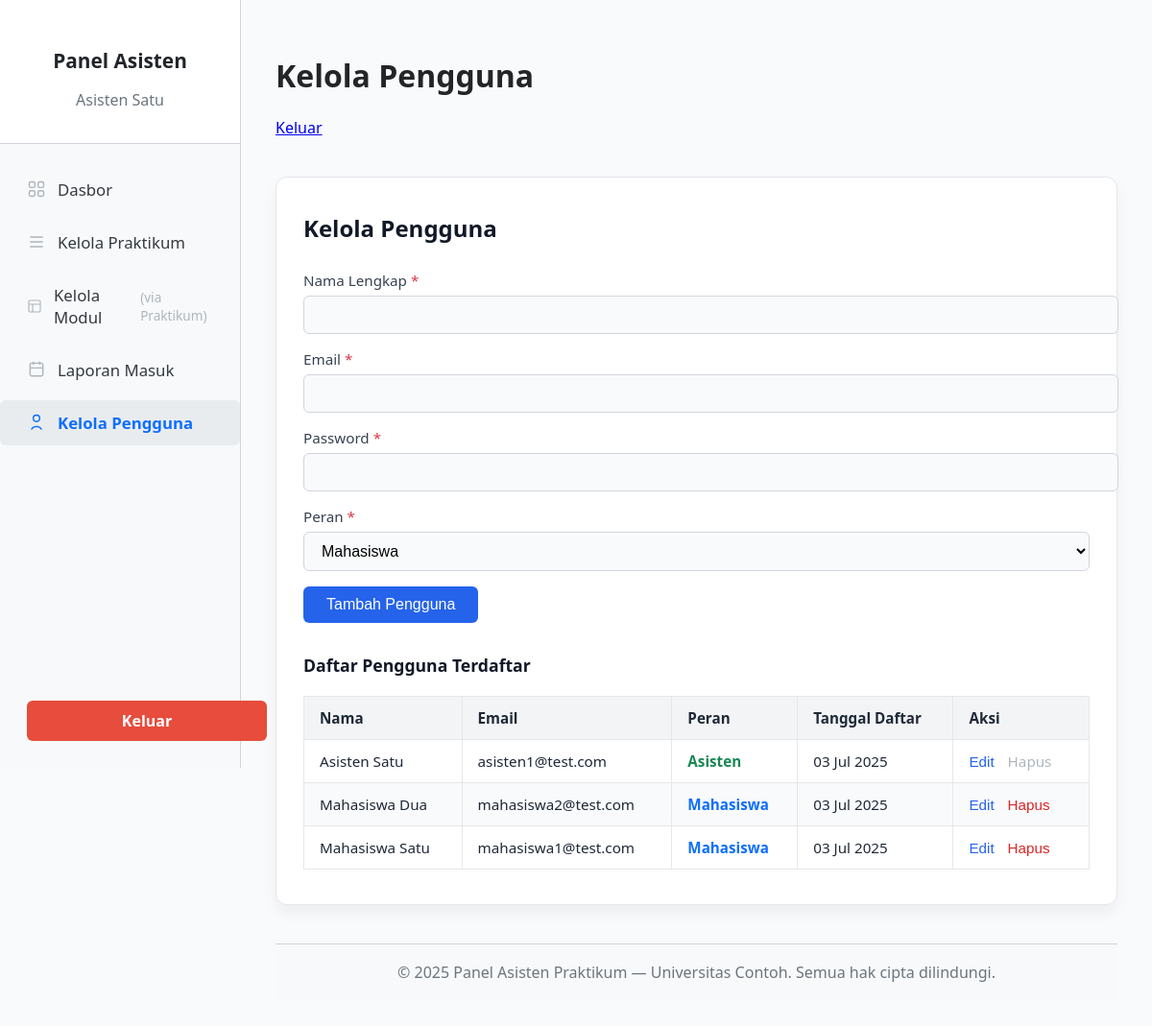
The page /asisten/manage_users.php (signed in) on the database its author committed.
### tables this page shows
CREATE TABLE `users` (
  `id` int(11) NOT NULL AUTO_INCREMENT,
  `nama` varchar(100) NOT NULL,
  `email` varchar(100) NOT NULL,
  `password` varchar(255) NOT NULL,
  `role` enum('mahasiswa','asisten') NOT NULL,
  `created_at` timestamp NOT NULL DEFAULT current_timestamp(),
  PRIMARY KEY (`id`),
  UNIQUE KEY `email` (`email`)
);

### asisten/manage_users.php (the view, shortened to what this page needs)
<?php
require_once '../config.php';
require_once 'templates/header.php';
$users_list = [];
$result_users = $conn->query("SELECT id, nama, email, role, created_at FROM users ORDER BY nama ASC");
if ($result_users && $result_users->num_rows > 0) {
    while ($row = $result_users->fetch_assoc()) {
        $users_list[] = $row;
    }
}
?>
<div class="classic-section">
    <div class="classic-title">Kelola Pengguna</div>
    <form action="manage_users.php" method="post" style="margin-bottom:32px;">
        <div class="classic-label">Nama Lengkap <span style="color:#dc3545">*</span></div>
        <input type="text" name="nama" class="classic-input" required>
        <div class="classic-label">Email <span style="color:#dc3545">*</span></div>
        <input type="email" name="email" class="classic-input" required>
        <div class="classic-label">Password <span style="color:#dc3545">*</span></div>
        <input type="password" name="password" class="classic-input" required>
        <div class="classic-label">Peran <span style="color:#dc3545">*</span></div>
        <select name="role" class="classic-select" required>
            <option value="mahasiswa">Mahasiswa</option>
        </select>
        <button type="submit" name="tambah_pengguna" class="classic-btn">Tambah Pengguna</button>
    </form>
    <div class="classic-title" style="font-size:1.1rem; margin-bottom:12px;">Daftar Pengguna Terdaftar</div>
    <?php if (!empty($users_list)): ?>
        <table class="classic-table">
            <thead>
                <tr>
                    <th>Nama</th>
                    <th>Email</th>
                    <th>Peran</th>
                    <th>Tanggal Daftar</th>
                    <th>Aksi</th>
                </tr>
            </thead>
            <tbody>
                <?php foreach ($users_list as $user): ?>
                    <tr>
                        <td><?php echo htmlspecialchars($user['nama']); ?></td>
                        <td><?php echo htmlspecialchars($user['email']); ?></td>
                        <td>
                            <span style="font-weight:600; color:<?php echo $user['role'] == 'asisten' ? '#198754' : '#0d6efd'; ?>">
                                <?php echo ucfirst(htmlspecialchars($user['role'])); ?>
                            </span>
                        </td>
                        <td><?php echo date('d M Y', strtotime($user['created_at'])); ?></td>
                        <td>
                            <button type="button" class="classic-action-btn" onclick="openEditUserModal(
                                <?php echo $user['id']; ?>,
                                '<?php echo htmlspecialchars(addslashes($user['nama'])); ?>',
                                '<?php echo htmlspecialchars(addslashes($user['email'])); ?>',
                                '<?php echo htmlspecialchars(addslashes($user['role'])); ?>'
                            )">Edit</button>
                            <?php if ($user['id'] != $_SESSION['user_id']): ?>
                            <form action="manage_users.php" method="post" style="display:inline;" onsubmit="return confirm('Yakin ingin menghapus pengguna ini? Semua data terkait juga akan dihapus.');">
                                <button type="submit" name="hapus_pengguna" class="classic-action-btn delete">Hapus</button>
                            </form>
                            <?php else: ?>
                                <span style="color:#adb5bd; cursor:not-allowed;">Hapus</span>
                            <?php endif; ?>
                        </td>
                    </tr>
                <?php endforeach; ?>
            </tbody>
        </table>
    <?php else: ?>
        <div style="color:#6c757d;">Belum ada pengguna yang terdaftar.</div>
    <?php endif; ?>
</div>
<?php
require_once 'templates/footer.php';
?>

### asisten/templates/header.php (style rules this page uses)
body { font-family: 'Segoe UI', 'Arial', sans-serif; background: #f4f6fb; margin: 0; }

### asisten/manage_users.php (style rules this page uses)
body { font-family: 'Segoe UI', Tahoma, sans-serif; background: #f8fafc; margin: 0; padding: 0; color: #1f2937; }
.classic-section { background: #ffffff; border: 1px solid #e5e7eb; border-radius: 12px; padding: 36px 28px; margin: 40px auto; max-width: 920px; box-shadow: 0 8px 16px rgba(0,0,0,0.05); }
.classic-title { font-size: 1.5rem; font-weight: 600; color: #111827; margin-bottom: 28px; }
.classic-label { font-size: 0.95rem; color: #374151; margin-bottom: 6px; font-weight: 500; }
.classic-input, .classic-textarea, .classic-select { width: 100%; padding: 10px 14px; border: 1px solid #d1d5db; border-radius: 6px; font-size: 1rem; background-color: #f9fafb; margin-bottom: 16px; transition: border-color 0.2s ease; }
.classic-btn { background-color: #2563eb; color: white; padding: 10px 24px; border: none; border-radius: 6px; cursor: pointer; font-size: 1rem; font-weight: 500; transition: background-color 0.25s ease; }
.classic-table { width: 100%; border-collapse: collapse; margin-top: 20px; font-size: 0.95rem; }
.classic-table th, .classic-table td { padding: 12px 16px; border: 1px solid #e5e7eb; text-align: left; }
.classic-table th { background: #f3f4f6; font-weight: 600; color: #1f2937; }
.classic-table tr:nth-child(even) { background: #f9fafb; }
.classic-action-btn { background: none; border: none; color: #2563eb; cursor: pointer; font-size: 0.95rem; margin-right: 10px; padding: 0; }
.classic-action-btn.delete { color: #dc2626; }

### rows shown on the page
users: nama "Asisten Satu", email "asisten1@test.com", role "Asisten", created_at "03 Jul 2025", shows "Hapus"
users: nama "Mahasiswa Dua", email "mahasiswa2@test.com", role "Mahasiswa", created_at "03 Jul 2025"
users: nama "Mahasiswa Satu", email "mahasiswa1@test.com", role "Mahasiswa", created_at "03 Jul 2025"

### other values the page prints
$_SESSION['nama'] "Asisten Satu"
$pageTitle "Kelola Pengguna"
